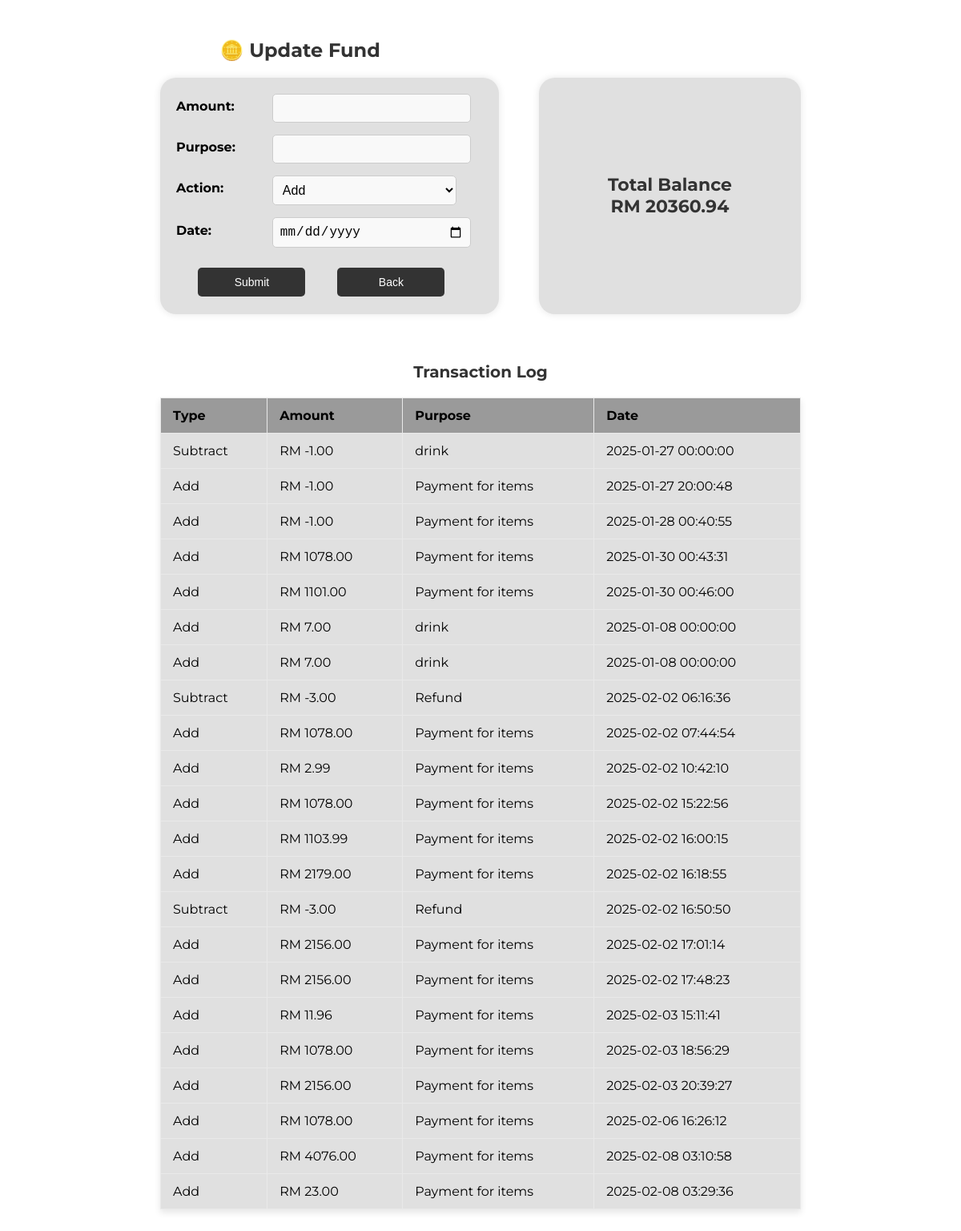
Page /updatefund on the committed database.
### main.py (models this page shows)
class Sales(db.Model):
    id = db.Column(db.Integer, primary_key=True)
    type = db.Column(db.String(10))
    amount = db.Column(db.Float, nullable=False)
    purpose = db.Column(db.String(255), nullable=False)
    date = db.Column(db.DateTime, default=datetime)

### main.py (the view, shortened to what this page needs)
@tandtweb.route('/updatefund', methods=['GET', 'POST'])
def updatefund():
    transactions = Sales.query.all()
    total_balance = sum(
        transaction.amount if transaction.type == 'Add'
        else -transaction.amount
        for transaction in transactions
    )
    return render_template('fund.html', transactions=transactions, total_balance=total_balance)

### templates/fund.html (shortened to what this page needs)
<!DOCTYPE html>
<html lang="en">
<head>
    <link rel="stylesheet" href="/static/fund.css">
</head>
<body>
    <h2>🪙 Update Fund</h2>
    <div class="main-container">
        <div class="left-container">
            <form action="/updatefund" method="POST">
                <div class="form-group">
                    <label for="amount">Amount: </label>
                    <input type="number" step="0.01" name="amount" required><br>
                </div>
                <div class="form-group">
                    <label for="purpose">Purpose: </label>
                    <input type="text" name="purpose" required><br>
                </div>
                <div class="form-group">
                    <label for="action">Action: </label>
                    <select name="action" required>
                        <option value="add">Add</option>
                    </select><br>
                </div>
                <div class="form-group">
                    <label for="date">Date: </label>
                    <input type="date" name="date" required><br>
                </div>
                <div class="buttons-container">
                    <button type="submit">Submit</button><br>
                    <button type="button" onclick="window.location.href='/sponsorhome'">Back</button><br>
                </div>
            </form>
        </div>
        <div class="right-container">
            <h3>Total Balance<br> RM {{ total_balance | round(2) }}</h3>
        </div>
    </div>
    <h3>Transaction Log</h3>
    {% if transactions %}
    <table border="1">
        <thead>
            <tr>
                <th>Type</th>
                <th>Amount</th>
                <th>Purpose</th>
                <th>Date</th>
            </tr>
        </thead>
        <tbody>
            {% for transaction in transactions %}
            <tr>
                <td>{{ transaction.type }}</td>
                <td>
                    {% if transaction.type == 'Add' %}
                        RM {{ "%.2f" | format(transaction.amount) }}
                    {% else %}
                        RM {{ "-%.2f" | format(transaction.amount) }}
                    {% endif %}
                </td>
                <td>{{ transaction.purpose }}</td>
                <td>{{ transaction.date.strftime('%Y-%m-%d %H:%M:%S') }}</td>
            </tr>
            {% endfor %}
        </tbody>
    </table>
    {% else %}
    <p>No transactions to display.</p>
    {% endif %}
</body>
</html>

### static/fund.css (style rules this page uses)
body { font-family: 'Montserrat', sans-serif; background-color: #ffffff; display: flex; flex-direction: column; align-items: center; height: auto; padding-top: 20px; }
h2 { font-size: 24px; font-weight: bold; margin-bottom: 20px; color: #333; width: 55%; }
h3 { font-size: 20px; font-weight: bold; color: #333; }
.main-container { display: flex; justify-content: space-between; gap: 50px; width: 100%; max-width: 800px; margin-bottom: 40px; }
.left-container { flex: 2; display: flex; flex-direction: column; gap: 20px; font-weight: bold; background-color: #e0e0e0; padding: 15px 20px; border-radius: 20px; box-shadow: 0 0 10px rgba(0, 0, 0, 0.1); width: 100%; height: 265px; }
.right-container { flex: 1.5; display: flex; justify-content: center; align-items: center; flex-direction: column; background-color: #e0e0e0; padding: 15px 20px; border-radius: 20px; box-shadow: 0 0 10px rgba(0, 0, 0, 0.1); width: 100%; height: 265px; }
.right-container h3 { font-size: 22px; font-weight: bold; color: #333; text-align: center; }
.form-group { display: flex; align-items: center; margin-bottom: 10px; }
.form-group label { width: 30%; margin-right: 5px; font-size: 16px; }
.form-group input, .form-group select { width: 60%; padding: 8px; font-size: 16px; border-radius: 5px; border: 1px solid #ccc; }
input, select, button { width: 90%; padding: 10px; margin-top: 5px; border: 1px solid #ccc; background-color: #f9f9f9; }
.buttons-container { display: flex; gap: 20px; justify-content: center; width: 100%; margin-top: 10px; }
button { background-color: #333; color: white; border: none; padding: 10px 20px; border-radius: 5px; font-size: 14px; cursor: pointer; width: 35%; height: fit-content; margin-top: 15px; }
table { width: 100%; max-width: 800px; margin-bottom: 30px; border-collapse: collapse; background-color: #fff; box-shadow: 0 4px 8px rgba(0, 0, 0, 0.1); }
th, td { padding: 12px 15px; text-align: left; border: 1px solid #e9e9e9; }
th { background-color: #9a9a9a; font-weight: bold; }
td { background-color: #e0e0e0; }
tr:nth-child(even) { background-color: #f9f9f9; }

### rows in the picture
Sales: amount "-1.00"
Sales: amount "-1.00"
Sales: amount "-1.00"
Sales: amount "1078.00"
Sales: amount "1101.00"
Sales: amount "7.00"
Sales: amount "7.00"
Sales: amount "-3.00"
Sales: amount "1078.00"
Sales: amount "2.99"
Sales: amount "1078.00"
Sales: amount "1103.99"
Sales: amount "2179.00"
Sales: amount "-3.00"
Sales: amount "2156.00"
Sales: amount "2156.00"
Sales: amount "11.96"
Sales: amount "1078.00"
Sales: amount "2156.00"
Sales: amount "1078.00"
Sales: amount "4076.00"
Sales: amount "23.00"

### other values in the picture
{{ total_balance | round(2) }} "20360.94"
